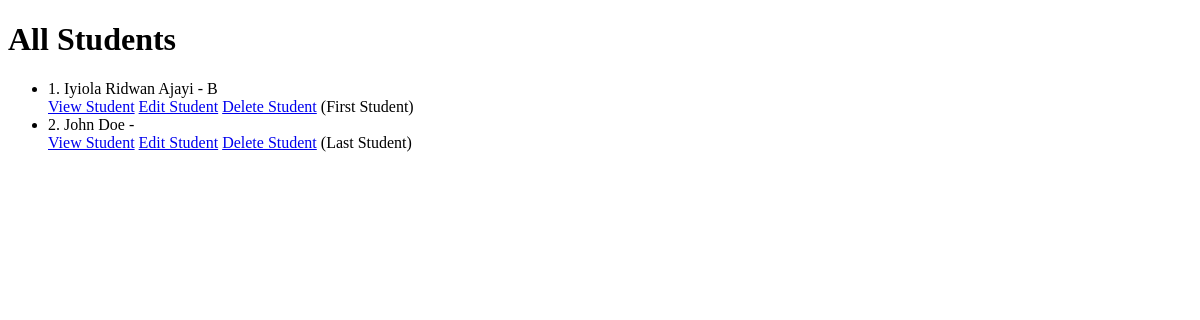
Before: /student_list/ (signed in) with the older database file.
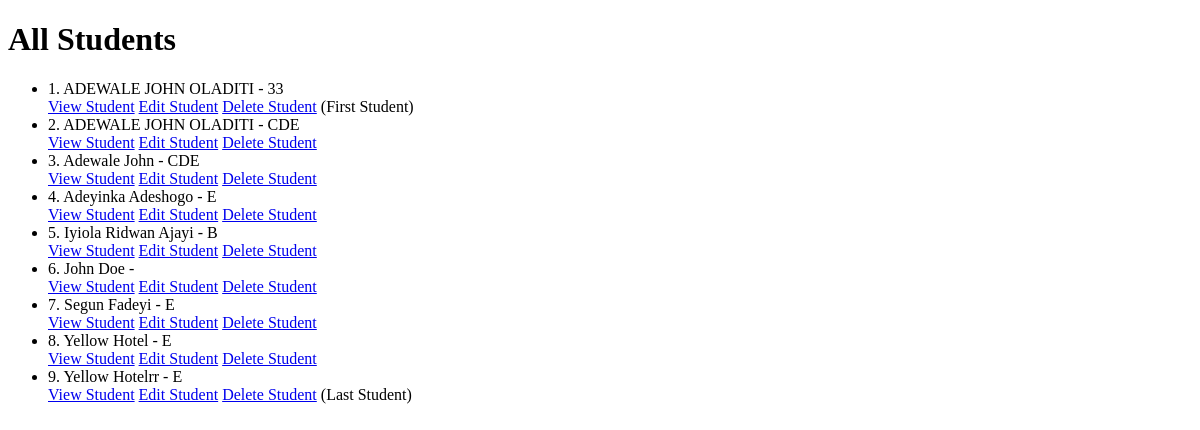
After: the same page with the newer database file.
### students/models.py (models this page shows, shortened)
class Student(models.Model):
    name = models.CharField(max_length=250)
    age = models.PositiveIntegerField()
    grade = models.CharField(max_length=10)
    teacher = models.ForeignKey(Teacher, on_delete=models.CASCADE)
    profile_picture = models.ImageField(upload_to='student_profiles/', null=True, blank=True)
    class Meta:
        ordering = ['name']           # Default order
        verbose_name = 'Student Info' # Admin display

### students/views.py (the view)
# urls.py: path('student_list/', student_list, name='student_list'),
@login_required(login_url='login')
def student_list(request):
    students = Student.objects.all()
    return render(request, 'student_list.html', {'all_students': students})

### students/templates/student_list.html (shortened to what this page needs)
<!DOCTYPE html>
<html lang="en">
<head>
</head>
<body>
    <h1>All Students</h1>
    {% if all_students %}
    <ul>
        {% for student in all_students %}
        <li>{{ forloop.counter }}. {{ student.name }} - {{ student.grade }}</li>
        <a href="{% url 'student_detail' student.id %}">View Student</a>
        <a href="{% url 'student_update' student.id %}">Edit Student</a>
        <a href="{% url 'student_delete' student.id %}">Delete Student</a>
        {% if forloop.first %}(First Student){% endif %}
        {% if forloop.last %}(Last Student){% endif %}
        {% empty %}
        <li>No students available.</li>
        {% endfor %}
    </ul>
    {% endif %}
</body>
</html>

Changed rows visible on the page:
added Student: name "ADEWALE JOHN OLADITI", grade "33", shows "(First Student)"
added Student: name "ADEWALE JOHN OLADITI", grade "CDE"
added Student: name "Adewale John", grade "CDE"
added Student: name "Adeyinka Adeshogo", grade "E"
changed Student "Iyiola Ridwan Ajayi": no longer shows "(First Student)"
shown differently, row unchanged: Student "John Doe": no longer shows "(Last Student)"
added Student: name "Segun Fadeyi", grade "E"
added Student: name "Yellow Hotel", grade "E"
added Student: name "Yellow Hotelrr", grade "E", shows "(Last Student)"
